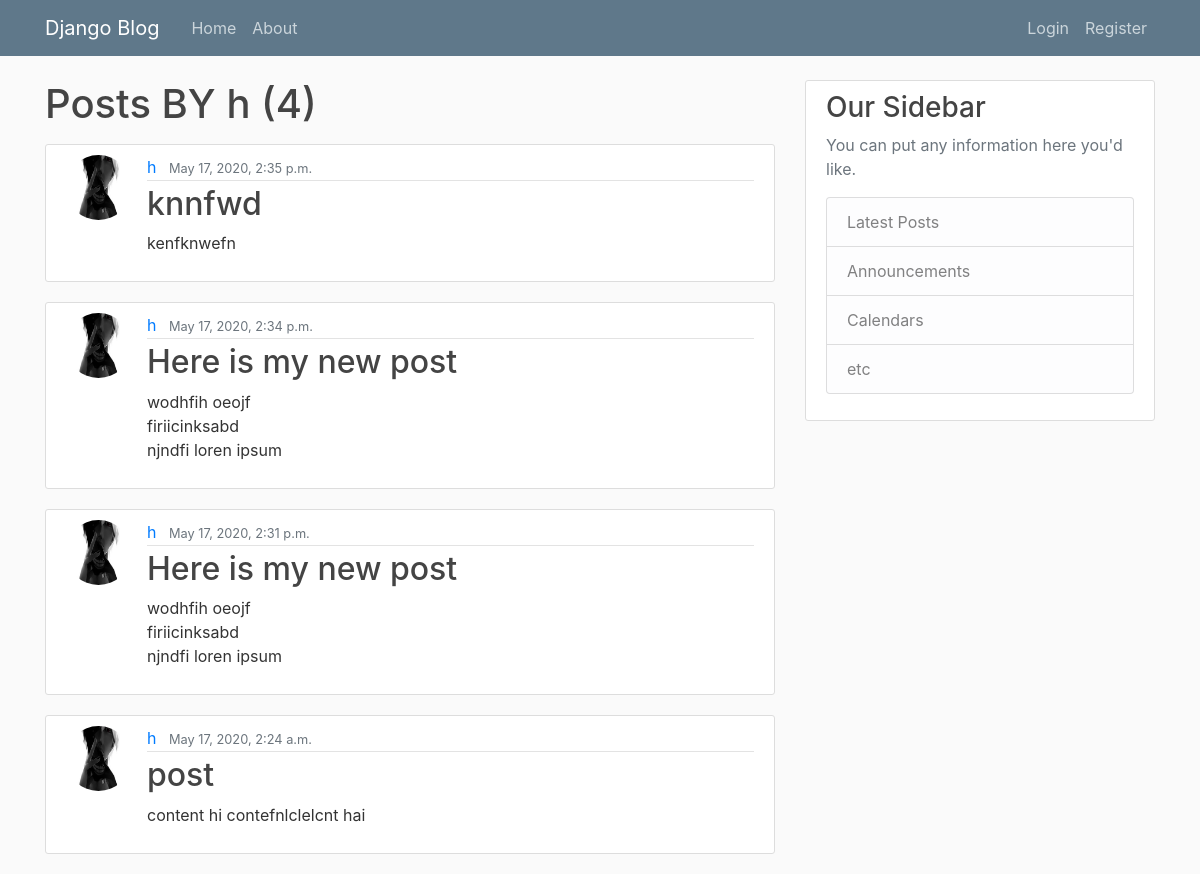
The page /user/h/ on the database as committed earlier.
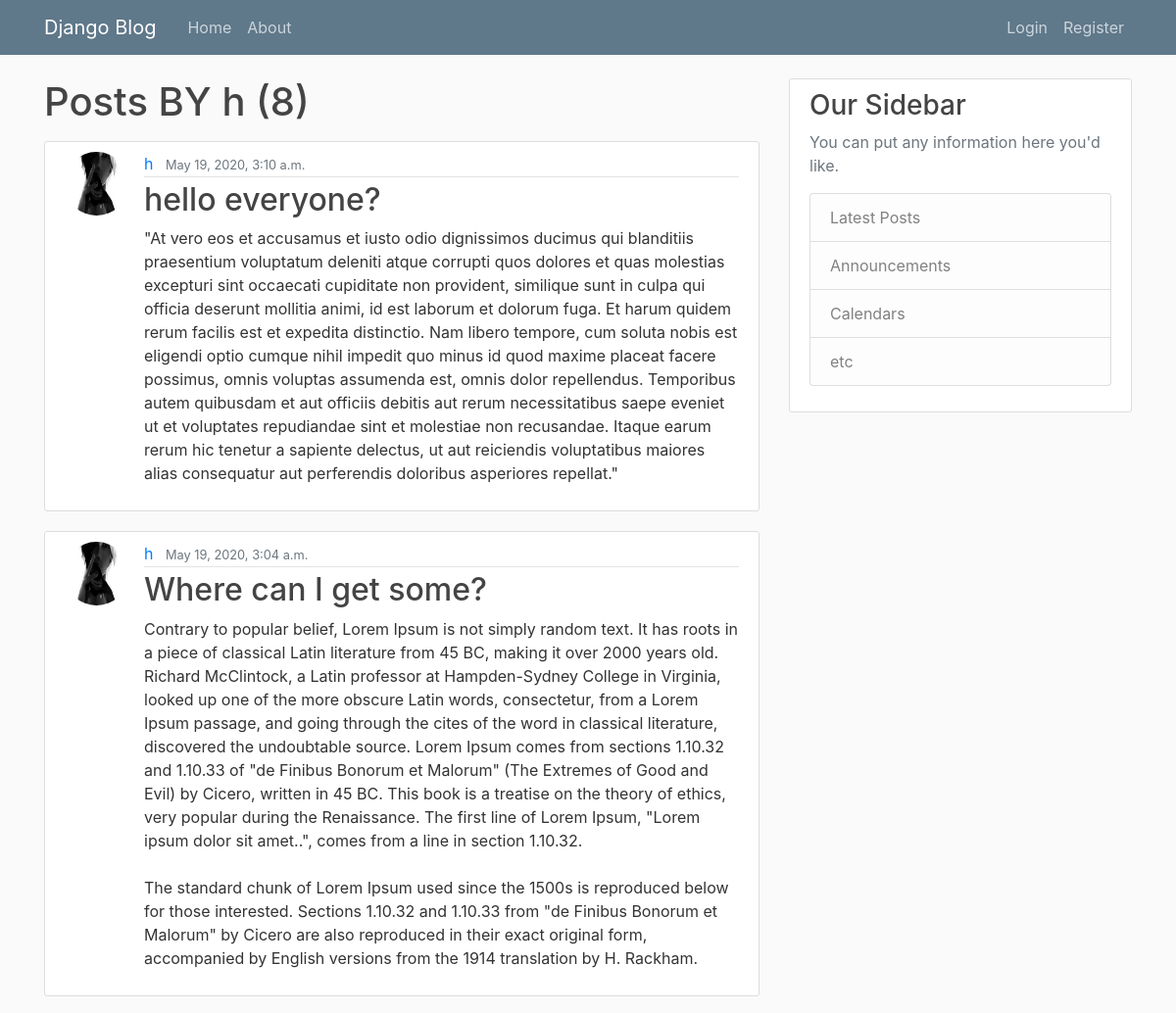
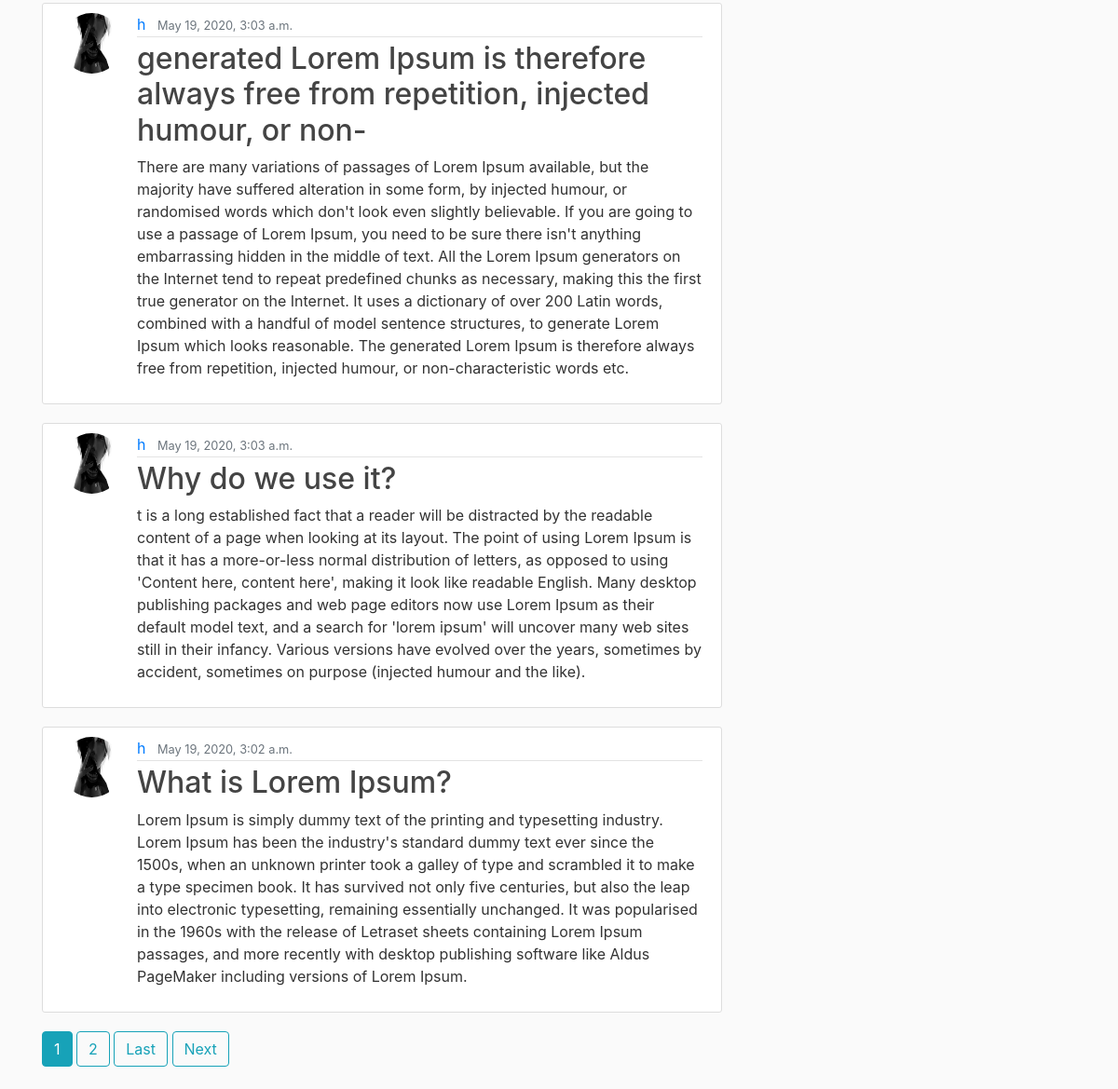
The same page on the database as committed later (2 pictures, top to bottom).
### blog/models.py (models this page shows, shortened)
class Post(models.Model):
	title = models.CharField(max_length = 100)
	content = models.TextField()
	date_posted = models.DateTimeField(default = timezone.now)
	author = models.ForeignKey(User, on_delete = models.CASCADE)

### users/models.py (models this page shows, shortened)
class Profile(models.Model):
	user = models.OneToOneField(User, on_delete = models.CASCADE)
	image = models.ImageField(default = 'default.jpg', upload_to = 'profile_pics')

### blog/views.py (the view)
# urls.py: path('user/<str:username>/', UserPostListView.as_view(), name = 'user-posts'),
class UserPostListView(ListView):
	model = Post
	template_name = 'blog/user_posts.html'
	context_object_name = 'posts'
	paginate_by = 5
	def get_queryset(self):
		user = get_object_or_404(User, username = self.kwargs.get('username'))
		return Post.objects.order_by('-date_posted').filter(author=user)

### blog/templates/blog/user_posts.html (shortened to what this page needs)
{% extends 'blog/base.html' %}
{% block content %}
<h1 class="label mb-3"> Posts BY {{ view.kwargs.username }} ({{ page_obj.paginator.count }}) </h1>
{% for post in posts %}
<article class="media content-section">
	<img class = "rounded-circle article-img"src="{{ post.author.profile.image.url }}"/>
  <div class="media-body">
    <div class="article-metadata">
      <a class="mr-2" href="{% url 'user-posts' post.author.username %}">{{ post.author }}</a>
      <small class="text-muted">{{ post.date_posted }}</small>
    </div>
    <h2><a class="article-title" href="{% url 'post-detail' post.id  %}">{{ post.title }}</a></h2>
    <p class="article-content">{{ post.content }}</p>
  </div>
</article>
{% endfor %}
{% if is_paginated %}
	{% for num in page_obj.paginator.page_range %}
			{% if page_obj.number == num %}
				<a href="?page={{ num }}" class="btn btn-info mb-4"> {{ num }} </a>
			{% elif num > page_obj.number|add:'-2' and num < page_obj.number|add:'2' %}
				<a href="?page={{ num }}" class="btn btn-outline-info mb-4"> {{ num }} </a>
			{% endif %}
	{% endfor %}
	{% if page_obj.has_next %}
	<a href="?page={{ page_obj.paginator.num_pages }}" class="btn btn-outline-info mb-4"> Last </a>
	<a href="?page={{ page_obj.next_page_number }}" class="btn btn-outline-info mb-4"> Next </a>
	{% endif %}
{% endif %}
{% endblock content %}

Rows that differ between the two databases and show on the page:
removed Post: author.profile.image (picture), author "h", date_posted "May 17, 2020, 2:35 p.m.", title "knnfwd", content "kenfknwefn"
no longer on this page (row unchanged): Post: author.profile.image (picture), author "h", date_posted "May 17, 2020, 2:34 p.m.", title "Here is my new post", content "wodhfih oeojf firiicinksabd njndfi loren ipsum"
removed Post: author.profile.image (picture), author "h", date_posted "May 17, 2020, 2:31 p.m.", title "Here is my new post", content "wodhfih oeojf firiicinksabd njndfi loren ipsum"
no longer on this page (row unchanged): Post: author.profile.image (picture), author "h", date_posted "May 17, 2020, 2:24 a.m.", title "post", content "content hi contefnlclelcnt hai"
added Post: author.profile.image (picture), author "h", date_posted "May 19, 2020, 3:10 a.m.", title "hello everyone?", content "\"At vero eos et accusamus et iusto odio dignissimos ducimus qui blanditiis praesentium voluptatum deleniti atque corrupti quos dolores et quas molestias excepturi sint occaecati cupiditate non provident, similique sunt in culpa qui officia deserunt mollitia animi, id est laborum et dolorum fuga. Et harum quidem rerum facilis est et expedita distinctio. Nam libero tempore, cum soluta nobis est eligendi optio cumque nihil impedit quo minus id quod maxime placeat facere possimus, omnis voluptas assumenda est, omnis dolor repellendus. Temporibus autem quibusdam et aut officiis debitis aut rerum necessitatibus saepe eveniet ut et voluptates repudiandae sint et molestiae non recusandae. Itaque…"
added Post: author.profile.image (picture), author "h", date_posted "May 19, 2020, 3:04 a.m.", title "Where can I get some?", content "Contrary to popular belief, Lorem Ipsum is not simply random text. It has roots in a piece of classical Latin literature from 45 BC, making it over 2000 years old. Richard McClintock, a Latin professor at Hampden-Sydney College in Virginia, looked up one of the more obscure Latin words, consectetur, from a Lorem Ipsum passage, and going through the cites of the word in classical literature, discovered the undoubtable source. Lorem Ipsum comes from sections 1.10.32 and 1.10.33 of \"de Finibus Bonorum et Malorum\" (The Extremes of Good and Evil) by Cicero, written in 45 BC. This book is a treatise on the theory of ethics, very popular during the Renaissance. The first line of Lorem Ipsum,…"
added Post: author.profile.image (picture), author "h", date_posted "May 19, 2020, 3:03 a.m.", title "generated Lorem Ipsum is therefore always free from repetition, injected humour, or non-", content "There are many variations of passages of Lorem Ipsum available, but the majority have suffered alteration in some form, by injected humour, or randomised words which don't look even slightly believable. If you are going to use a passage of Lorem Ipsum, you need to be sure there isn't anything embarrassing hidden in the middle of text. All the Lorem Ipsum generators on the Internet tend to repeat predefined chunks as necessary, making this the first true generator on the Internet. It uses a dictionary of over 200 Latin words, combined with a handful of model sentence structures, to generate Lorem Ipsum which looks reasonable. The generated Lorem Ipsum is therefore always free from…"
added Post: author.profile.image (picture), author "h", date_posted "May 19, 2020, 3:03 a.m.", title "Why do we use it?", content "t is a long established fact that a reader will be distracted by the readable content of a page when looking at its layout. The point of using Lorem Ipsum is that it has a more-or-less normal distribution of letters, as opposed to using 'Content here, content here', making it look like readable English. Many desktop publishing packages and web page editors now use Lorem Ipsum as their default model text, and a search for 'lorem ipsum' will uncover many web sites still in their infancy. Various versions have evolved over the years, sometimes by accident, sometimes on purpose (injected humour and the like)."
added Post: author.profile.image (picture), author "h", date_posted "May 19, 2020, 3:02 a.m.", title "What is Lorem Ipsum?", content "Lorem Ipsum is simply dummy text of the printing and typesetting industry. Lorem Ipsum has been the industry's standard dummy text ever since the 1500s, when an unknown printer took a galley of type and scrambled it to make a type specimen book. It has survived not only five centuries, but also the leap into electronic typesetting, remaining essentially unchanged. It was popularised in the 1960s with the release of Letraset sheets containing Lorem Ipsum passages, and more recently with desktop publishing software like Aldus PageMaker including versions of Lorem Ipsum."
Other text that changed with them:
{{ page_obj.paginator.count }}: "4" → "8"
new list line: "1"
new list line: "2"
text now shown: "Last Next"
